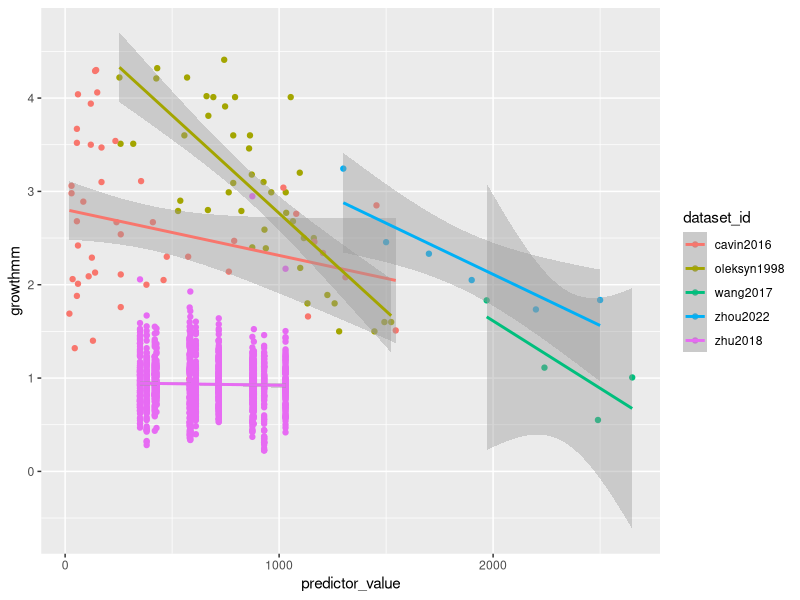
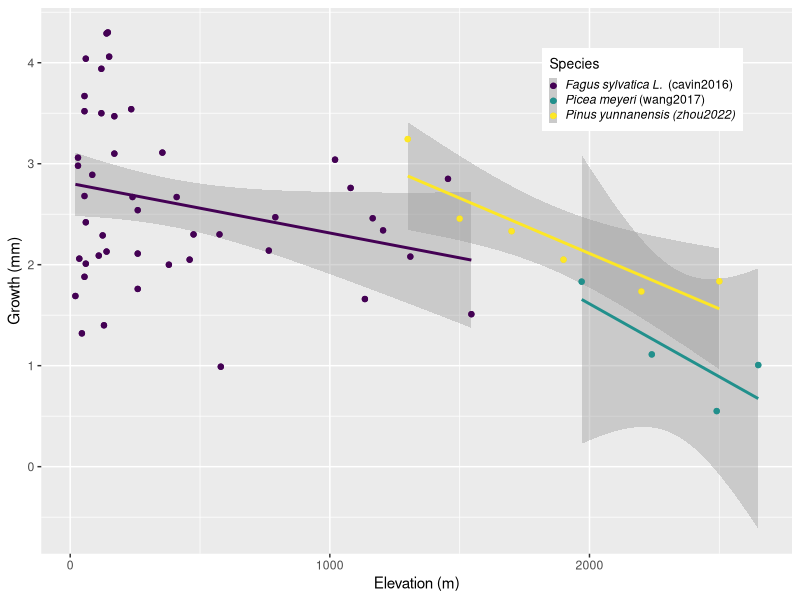

The R source for these figures, in order: (Note: this script raises an error after producing the figures.)
## Started 28 August 2023 ##
## By Lizzie so far ##

# housekeeping
rm(list=ls()) 
options(stringsAsFactors=FALSE)

# Setting working directory. Add in your own path in an if statement for your file structure
if(length(grep("lizzie", getwd())>0)) { 
  setwd("~/Documents/git/projects/grephon/grephon/analyses/growthxelevationetc")
} else if (length(grep("ailene", getwd()))>0) {
  setwd("boomboom")
} else if (length(grep("britanywuuu", getwd()))>0) {
  setwd("~/Documents/ubc/year5/TemporalEcologyLab/grephon/analyses/growthxelevationetc")
}

# packages
library(ggplot2)
library(viridis)
# get the data
d <- read.csv("input/classicalrefs_datascraped.csv")

# fix the growth in cm and make error numeric, or 0
d$growthmm <- d$growth_value
d$growthmm[which(d$growth_units=="cm/yr-1")] <- d$growth_value[which(d$growth_units=="cm/yr-1")]*10
d$error <- as.numeric(d$growth_errorvalue)
d$error[which(is.na(d$error)==TRUE)] <- 0

# subset to elevation-ish
unique(d$predictor_type)
delev <- subset(d, predictor_type!="latitude")
dlat <- subset(d, predictor_type=="latitude")


# one study (huang2010) has multiple species
table(d$species, d$dataset_id)

ggplot(delev, aes(x=predictor_value, y=growthmm, color=dataset_id)) +
    geom_point() +
    geom_smooth(method="lm")

# zhu2018 seems weird, but I think latitude may also vary with elevation according to Table 1?
# Will confirm and for now remove ...

delevsm <- subset(delev, dataset_id!="zhu2018" & dataset_id!="oleksyn1998")

ggplot(delevsm, aes(x=predictor_value, y=growthmm, color=species)) +
    geom_point() +
  geom_smooth(method="lm", aes(group = species)) +
  geom_point() +
  scale_color_viridis_d(option = "viridis", name = "Species", 
  labels = c(expression(italic("Fagus sylvatica L.") ~ " (cavin2016)"), 
             expression(italic("Picea meyeri") ~ "(wang2017)"),
             expression(italic("Pinus yunnanensis" ~ "(zhou2022)")))) +
  xlab("Elevation (m)") +
  ylab("Growth (mm)") +
  theme(legend.position = c(0.8,0.85), 
        legend.key.size = unit(0.2, "cm"), 
        legend.text.align = 0,
        legend.title = element_text(size = 10))
ggsave("output/growthbyelevation_plot.pdf", dpi = 300)

  

# Hmm, the error we do have seems big
ggplot(delevsm, aes(x=predictor_value, y=growthmm, color=species, ymin = growthmm-error, ymax = growthmm + error)) +
    geom_point() +
    geom_errorbar(width = 0.2) +
    geom_smooth(method="lm")

# Latitude
ggplot(dlat, aes(x=predictor_value, y=growthmm, color=species)) +
    geom_smooth(method="lm", aes(group = species)) +
  geom_point() +
  scale_color_viridis_d(option = "viridis", name = "Species") +
  xlab("Elevation (m)") +
  ylab("Growth (mm)") +
  scale_x_continuous(breaks = seq(46, 54.5, by = 2))+
  ylim(c(0,3.2)) +
  theme(legend.position = c(0.8,0.85), 
        legend.key.size = unit(0.2, "cm"), 
        legend.text = element_text(face = "italic"),
        legend.title = element_text(size = 10))
